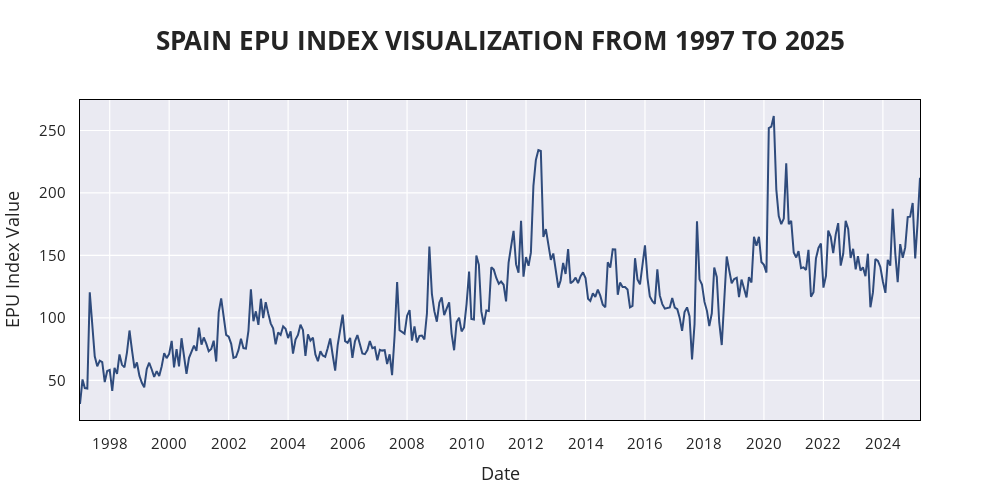

Notebook code for this chart:
### Markdown cell above
--- 
Plotting the EPU Index over time reveals its evolution from 1997 through 2025. Early years show relatively stable and moderate uncertainty levels. Over time, pronounced peaks appear, reflecting periods of intensified economic or political stress. Especially noticeable are sharp increases around 2012 and 2020, aligning with known global and regional crises. This visualization helps us understand the overall trend and long-term shifts in economic policy uncertainty in Spain.

### Code cell
fig = go.Figure()
# testing
fig.add_trace(go.Scatter(
    x=df['Date'],
    y=df['Index value'],
    mode='lines',
    name='EPU Index',
    line=dict(color="#2f4b7c", width=2),
))

fig.update_layout(
    title=dict(
        text='<b>SPAIN EPU INDEX VISUALIZATION FROM 1997 TO 2025</b>',
        x=0.5,
        font=dict(size=26)
    ),
    xaxis_title='Date',
    yaxis_title='EPU Index Value',
    width=1000,
    height=500,
    template='seaborn',
    font=dict(size=15),
    legend=dict(
        orientation='h',
        yanchor='bottom',
        y=1.02,
        xanchor='right',
        x=1,
        font=dict(size=15)
    )
)

fig.update_xaxes(
    showgrid=True,
    gridwidth=1.2,
    dtick="M24",
    tickformat="%Y",
    showline=True,
    linewidth=1,
    linecolor='black',
    mirror=True,
    ticklabelstandoff=10 
)

fig.update_yaxes(
    showgrid=True,
    gridwidth=1.2,
    zeroline=True,
    zerolinewidth=1.5,
    showline=True,
    linewidth=1,
    linecolor='black',
    mirror=True,
    ticklabelstandoff=10
)


fig.show()

### Figure 1 — Plotly figure (JSON) as saved in the notebook; plotly's stock layout.template omitted (floating-point values rounded to 4 significant figures; data arrays with more than 128 entries replaced by an {"elided": "..."} marker saying what was removed)
{"data": [{"line": {"color": "#2f4b7c", "width": 2}, "mode": "lines", "name": "EPU Index", "type": "scatter", "x": {"elided": "340 str values"}, "y": {"elided": "340 float values"}}], "layout": {"font": {"size": 15}, "height": 500, "legend": {"font": {"size": 15}, "orientation": "h", "x": 1, "xanchor": "right", "y": 1.02, "yanchor": "bottom"}, "title": {"font": {"size": 26}, "text": "<b>SPAIN EPU INDEX VISUALIZATION FROM 1997 TO 2025</b>", "x": 0.5}, "width": 1000, "xaxis": {"dtick": "M24", "gridwidth": 1.2, "linecolor": "black", "linewidth": 1, "mirror": true, "showgrid": true, "showline": true, "tickformat": "%Y", "ticklabelstandoff": 10, "title": {"text": "Date"}}, "yaxis": {"gridwidth": 1.2, "linecolor": "black", "linewidth": 1, "mirror": true, "showgrid": true, "showline": true, "ticklabelstandoff": 10, "title": {"text": "EPU Index Value"}, "zeroline": true, "zerolinewidth": 1.5}}}
